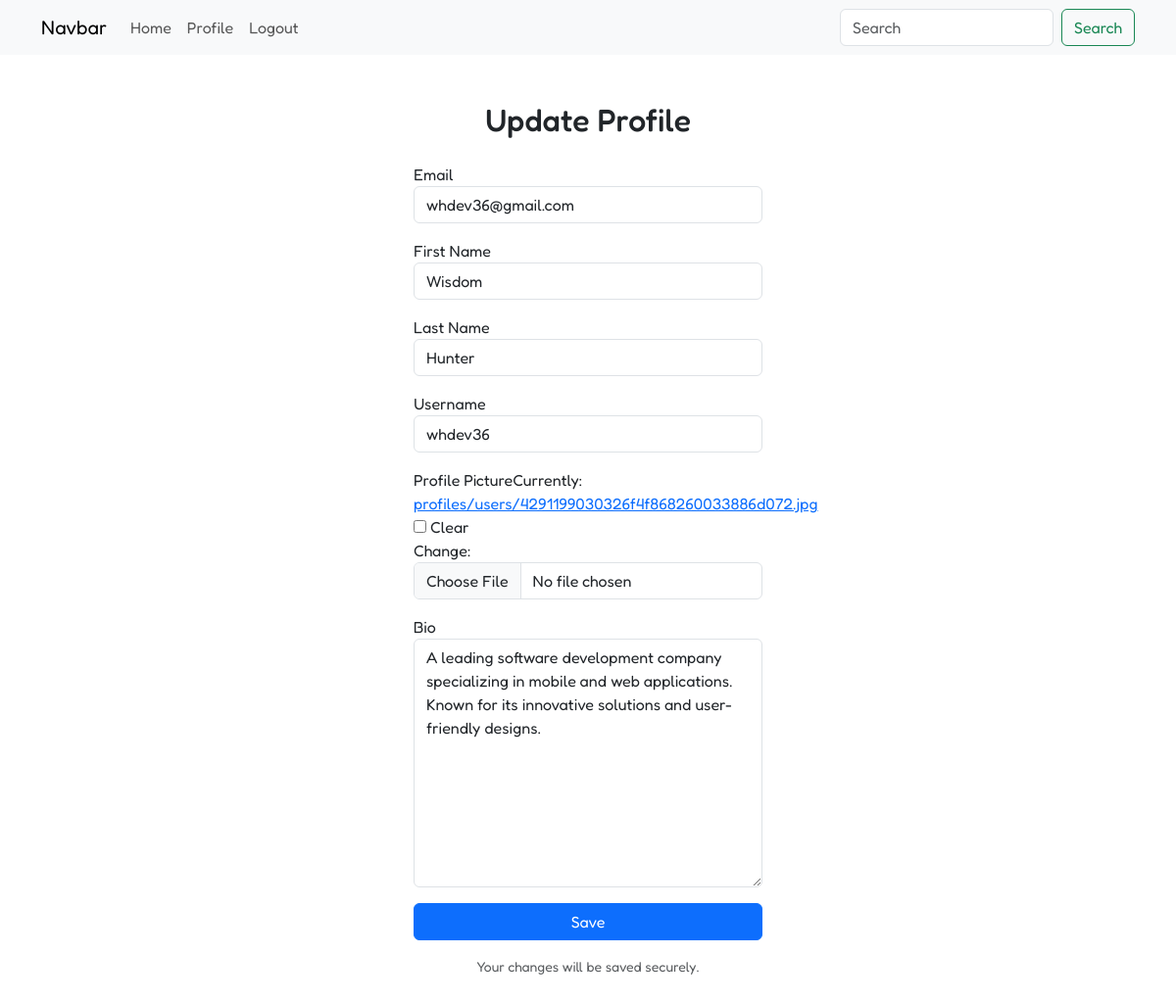
Page /update-profile/ (signed in) on the committed database.
### social/models.py (models this page shows, shortened)
class Profile(AbstractUser):
    profile_picture = models.ImageField(upload_to='profiles/users/', blank=True, null=True)
    bio = models.TextField(max_length=300, blank=True, null=True)
    slug = models.SlugField(unique=True, blank=True, null=True)
    follows = models.ManyToManyField('self', blank=True, symmetrical=False, related_name='followers')

### social/views.py (the view)
# urls.py: path('update-profile/', views.update_profile, name='update-profile'),
def update_profile(request):
    if request.user.is_authenticated:
        user = get_object_or_404(Profile, pk=request.user.pk)
        print(user)
        if request.method == 'POST':
            form = ProfileChangeForm(request.POST, request.FILES, instance=user)
            if form.is_valid():
                form.save()
                m.success(request, 'Your profile has been updated successfully.')
                return redirect('view-profile', slug=user.slug)
        else:
            form = ProfileChangeForm(instance=user)
        return render(request, 'update-profile.html', {'form': form})
    else:
        m.warning(request, 'You need to be logged in to update your profile.')
        return redirect('home')

### social/forms.py
class ProfileChangeForm(UserChangeForm):
    class Meta:
        model = Profile
        fields = ['email', 'first_name', 'last_name', 'username', 'profile_picture', 'bio']
    def __init__(self, *args, **kwargs):
        super().__init__(*args, **kwargs)
        for f_name, f in self.fields.items():
            f.widget.attrs['class'] = 'form-control'
            f.widget.attrs['placeholder'] = attrs['placeholder'].get(f_name, '')
            f.label = attrs['label'].get(f_name, f_name.capitalize())
            f.label_suffix = ''
            f.help_text = attrs['help_text'].get(f_name, '')
            f.error_messages = attrs['error_messages'].get(f_name, {})
    def as_div(self):
        o = []
        for f in self:
            if f.name == 'password':
                continue
            code = f'<div class="form-group mb-3">{f.label_tag()}{f}</div>'
            o.append(code)
        return mark_safe('\n'.join(o))

### templates/update-profile.html (shortened to what this page needs)
{% extends 'base.html' %}
{% block content %}
    <div class="row justify-content-center">
        <div class="col-md-6 col-lg-4">
            <h2 class="text-center mb-4">Update Profile</h2>
            <form method="post" enctype="multipart/form-data">
                {{ form.as_div }}
                <button type="submit" class="btn btn-primary w-100">Save</button>
            </form>
            <small class="d-block text-muted text-center mt-3">Your changes will be saved securely.</small>
        </div>
    </div>
{% endblock %}

### templates/base.html (style rules this page uses)
* { font-family: "Fredoka", sans-serif; }

### rows in the picture
Profile: email "whdev36@gmail.com", first_name "Wisdom", last_name "Hunter", username "whdev36", bio "A leading software development company specializing in mobile and web applications. Known for its innovative solutions and user-friendly designs."
